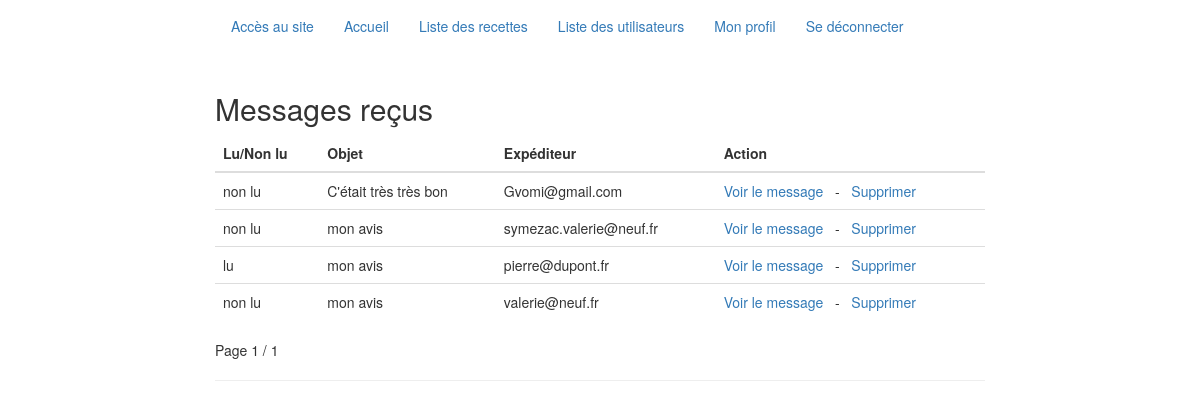
/admin/listMessages.php (signed in), run on the app's committed database.
### tables this page shows
CREATE TABLE `message` (
  `id` int(11) NOT NULL,
  `subject` varchar(255) NOT NULL,
  `content` text NOT NULL,
  `email` varchar(255) NOT NULL,
  `username` varchar(255) NOT NULL,
  `read_msg` tinyint(1) NOT NULL
);

### inc/session.php (called while the page is built, shortened)
<?php
if (isset($_SESSION['user'])) {
    switch ($_SESSION['user']['role']) {
        case '1':
            $is_logged = 'admin';
            break;
    }
}

### admin/listMessages.php (the view, shortened to what this page needs)
<?php
require_once '../inc/connect.php';
require_once '../inc/session.php';
$page = (isset($_GET['page']) && !empty($_GET['page']) && is_numeric($_GET['page'])) ? $_GET['page'] : 1;
$max = 10;
$debut = ($page - 1) * $max;
    $count = $bdd->prepare('SELECT count(*) as total FROM message ');
$query = $bdd->prepare('SELECT * FROM message');
$query->bindValue(':debut',$debut,PDO::PARAM_INT);
$query->bindValue(':max',$max,PDO::PARAM_INT);
if ($query->execute()) {
	$users = $query->fetchAll(PDO::FETCH_ASSOC);
}
if($count->execute()){
    $total = $count->fetch(PDO::FETCH_ASSOC);
    $nb = $total['total'];
}
    else {
        var_dump($query->errorInfo());
        die;
    }
require_once 'header.php';
 ?>
 <?php if ($is_logged == 'admin'): ?>
    <div>
        <h2>Messages reçus</h2>
            <table class="table">
                <thead>
                    <tr>
                        <th>Lu/Non lu</th>
                        <th>Objet</th>
                        <th>Expéditeur</th>
                        <th>Action</th>
                    </tr>
                </thead>
                <tbody>
                    <?php foreach ($users as $user): ?>
                        <tr>
                            <td><?= ($user['read_msg'] == 0)? 'non lu': 'lu' ; ?></td>
                            <td><?=$user['subject']?></td>
                            <td><?=$user['email']?></td>
                            <td>
                                <a  href="view_message.php?id=<?=$user['id'];?>" title="Voir le message">Voir le message</a>
                                &nbsp; - &nbsp;
                                <a href="deleteMessage.php?id=<?=$user['id'];?>" title="Editer cet utilisateur">Supprimer</a>
                            </td>
                        </tr>
                    <?php endforeach; ?>
                </tbody>
            </table>
            <?php $search = (isset($_GET['search']))? 'search='. $_GET['search'].'&' :'';  ?>
                <div>Page <?= $page; ?> / <?= ceil($nb/$max); ?><?= ($page!=1) ? '<a href="?'. $search .'page='. ($page - 1) .'">Page précédente</a>':''; ?>
                </div>
    </div>
    <hr>
<?php endif; ?>

### data on the page
message: read_msg "non lu", subject "C'était très très bon", email "Gvomi@gmail.com"
message: read_msg "non lu", subject "mon avis", email "symezac.valerie@neuf.fr"
message: read_msg "lu", subject "mon avis", email "pierre@dupont.fr"
message: read_msg "non lu", subject "mon avis", email "valerie@neuf.fr"

### other printed values
$page "1"
ceil($nb/$max) "1"
